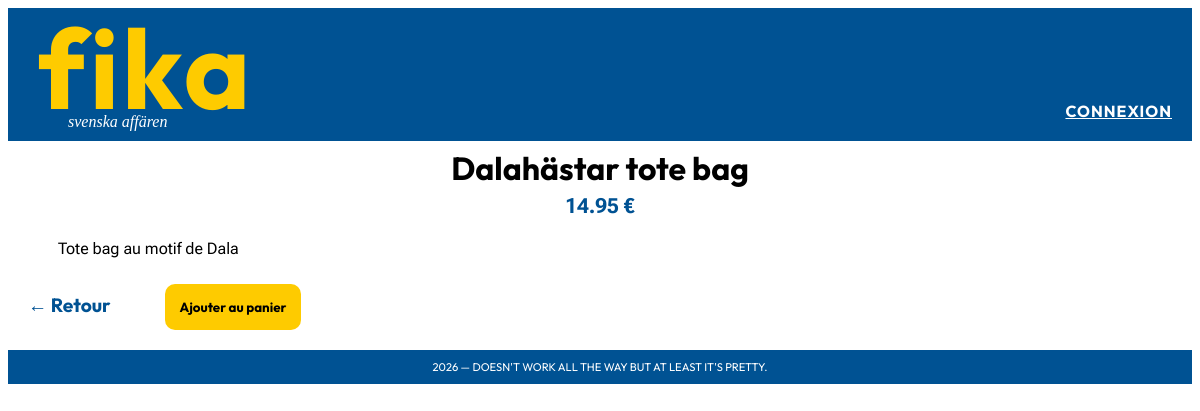
Page /?page=product&id=4 on the committed database.
### tables this page shows
CREATE TABLE products (
    `id` INT AUTO_INCREMENT PRIMARY KEY,
    `name` VARCHAR(255) NOT NULL,
    `price` DECIMAL (10, 2),
    `description` TEXT,
    `created_at` DATE
);

### controller/ProductController.php (called while the page is built, shortened)
<?php
require_once __DIR__ . '/../repository/ProductRepository.php';
require_once __DIR__ . '/../model/Product.php';
class ProductController
{
    public function displayProduct(): void
    {
        $pdo = getPDO();
        $id = (int)($_GET['id'] ?? 0);
        $repository = new ProductRepository($pdo);
        $product = $repository->getById($id);
        require_once __DIR__ . '/../view/product.php';
    }
}

### repository/ProductRepository.php (called while the page is built, shortened)
<?php
require_once __DIR__ . '/../model/Product.php';
class ProductRepository{
    private PDO $db;
    public function __construct(PDO $db)
    {
        $this->db = $db;
    }
public function getById(int $id): ?Product {
        $stmt = $this->db->prepare("SELECT * FROM products WHERE id = :id");
        $stmt->setFetchMode(PDO::FETCH_CLASS, 'Product');
        $stmt->execute(['id' => $id]);
        $product = $stmt->fetch();
        return $product ?: null;
    }
}

### model/Product.php (called while the page is built, shortened)
<?php
class Product{
    private string $name;
    private float $price;
    private string $description;
    public function getName(): string{
        return ($this->name);
    }
    public function getPrice(): float{
        return $this->price;
    }
    public function getDescription(): string{
        return $this->description;
    }
}

### view/product.php (the view, shortened to what this page needs)
<!DOCTYPE html>
<html lang="en">
<head>
</head>
<body>
    <?php include('./view/layout/header.php');?>
    <?php if (!$product): ?>
    <h2>Produit introuvable</h2>
    <a href="?page=products">Retour</a>
    <?php else: ?>
    <h2 class="product-title"><?= $product->getName() ?></h2>
    <p class="product-price"><?= $product->getPrice() ?> €</p>
    <p class="product-description"><?= $product->getDescription() ?></p>
    <a class="go-back" href="http://localhost/TP_MVC/">← Retour</a>
    <button class="product-add" type="button">Ajouter au panier</button>
    <?php endif; ?>
    <?php include('./view/layout/footer.php'); ?>
</body>
</html>

### public/css/style.css (style rules this page uses)
.product-title { font-family: "Outfit", sans-serif; line-height: 0px; font-size: 2em; text-align:center; }
.product-price { font-family:'Roboto Flex',sans-serif; font-size:1.3em; color: #005293; font-weight: bold; text-align:center; }
.product-description { font-family:'Roboto Flex',sans-serif; text-align:left; margin-left:50px; font-size:1em; }
.product-add { background: #fecb00; border: none; padding: 15px; border-radius: 10px; font-family: 'Outfit', sans-serif; font-weight: bold; margin:10px 0px 0px 50px; }
.go-back { text-decoration: none; color: #005293; font-weight: bold; font-size:1.2em; margin:15px 0px 0px 20px; font-family:'Outfit',sans-serif; }

### rows in the picture
products: name "Dalahästar tote bag", price "14.95", description "Tote bag au motif de Dala"
